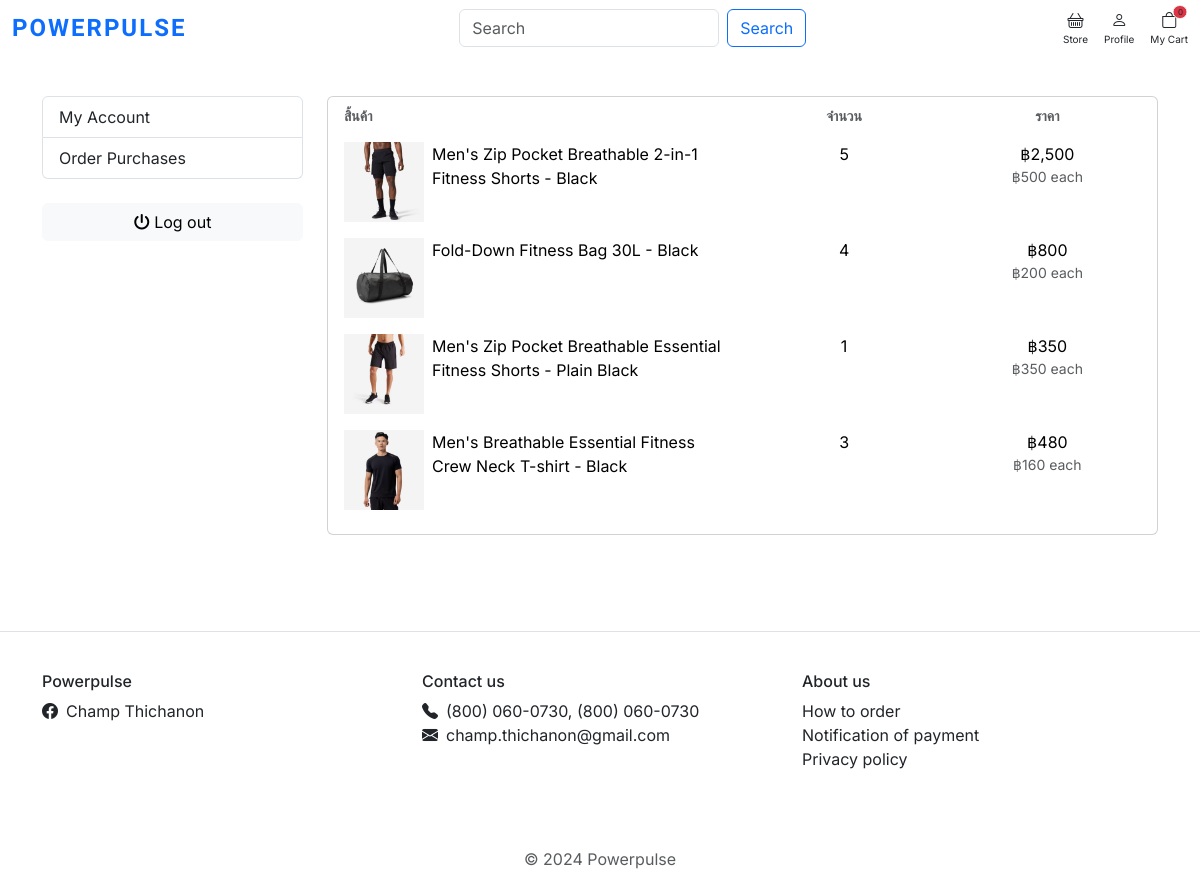
Screenshot of /order_history/order_detail/1 (signed in) with the database file from the repository.
### order/models.py (models this page shows)
class OrderDetail(models.Model):
    order = models.ForeignKey(Order, on_delete=models.CASCADE)
    product = models.ForeignKey(Product, on_delete=models.CASCADE)
    quantity = models.PositiveIntegerField(default=1)
    price = models.DecimalField(max_digits=10, decimal_places=2)
    created_at = models.DateTimeField(auto_now_add=True)
    def sub_total(self):
        return self.product.price * self.quantity

### store/models.py (models this page shows, shortened)
class Product(models.Model):
    product_name = models.CharField(max_length=100)
    slug = models.SlugField(max_length=100)
    description = models.TextField(max_length=200)
    price = models.IntegerField()
    images = models.ImageField(upload_to="photos/products")
    stock = models.IntegerField()
    is_available = models.BooleanField(default=True)
    is_trending = models.BooleanField(default=False)
    category = models.ForeignKey(Category, on_delete=models.CASCADE)
    created_date = models.DateTimeField(auto_now_add=True)
    updated_date = models.DateTimeField(auto_now=True)

### order/views.py (the view)
@login_required(login_url="/login")
def order_detail(request, order_id):
    order = Order.objects.get(pk=order_id)
    if order.user == request.user:
        order_products = OrderDetail.objects.filter(order=order)
        context = {
            "order": order,
            "order_products": order_products,
        }
        return render(request, "profiles/order_detail.html", context)
    else:
        return redirect("/order_history")

### carts/context_processors.py (called while the page is built)
def counter(request):
    cart_count = 0
    if "admin" in request.path:
        return {}
    else:
        try:
            cart = Cart.objects.filter(cart_id=_cart_id(request))
            cart_items = CartItem.objects.all().filter(cart=cart[:1])
            for cart_item in cart_items:
                cart_count += cart_item.quantity
        except Cart.DoesNotExist:
            cart_count = 0
    return dict(cart_count=cart_count)

### carts/views.py (called while the page is built)
def _cart_id(request):
    cart = (
        request.session.session_key
    )  # Get the session key from the user's session data
    if not cart:  # Checks if a session key does not exist.
        cart = request.session.create()  # Create a new session
    return cart

### category/context_processors.py (called while the page is built)
def menu_links(request):
    links = Category.objects.all()
    return dict(links=links)

### templates/profiles/order_detail.html (shortened to what this page needs)
{% extends 'profiles/profile_layout.html' %}
{% load humanize %}
{% load static %}
{% block subcontent %}
<aside class="col-md-9">
    <div class="card px-2">
        <table class="table table-borderless table-shopping-cart">
            <thead class="text-muted">
                <tr class="small text-uppercase">
                    <th scope="col" class="rounded text-muted">สิ้นค้า</th>
                    <th scope="col" style="width:120px; " class="text-muted text-center">จำนวน</th>
                    <th scope="col" style="width:120px; " class="text-muted text-center">ราคา</th>
                </tr>
            </thead>
            {% for order_product in order_products %}
            <tbody>
                <tr>
                    <td class="col-6">
                        <figure class="itemside d-flex  m-0">
                            <div class="aside me-2"><img src="{{order_product.product.images.url}}" class="img-sm"
                                    width="80" height="80"></div>
                            <figcaption class="info ">
                                <a href="#" class="title nav-link">{{order_product.product.product_name}}</a>
                            </figcaption>
                        </figure>
                    </td>
                    <td class="col text-center">
                        <span>{{order_product.quantity}}</span>
                    </td>
                    <td class="col">
                        <div class="price-wrap text-center d-flex flex-column">
                            <var class="price fst-normal">&#3647;{{order_product.sub_total | intcomma}}</var>
                            <small class="text-muted">&#3647;{{order_product.product.price | intcomma}} each</small>
                        </div>
                    </td>
                </tr>
            </tbody>
            {% endfor %}
        </table>
    </div>
</aside>
{%endblock%}

### static/css/base.css (style rules this page uses)
html,body { margin: 0; }

### static/css/text.css (style rules this page uses)
body { font-family: "Inter", sans-serif; }

### rows the page displays
OrderDetail: product.images (picture), product.product_name "Men's Zip Pocket Breathable 2-in-1 Fitness Shorts - Black", quantity "5", sub_total "2,500", product.price "500"
OrderDetail: product.images (picture), product.product_name "Fold-Down Fitness Bag 30L - Black", quantity "4", sub_total "800", product.price "200"
OrderDetail: product.images (picture), product.product_name "Men's Zip Pocket Breathable Essential Fitness Shorts - Plain Black", quantity "1", sub_total "350", product.price "350"
OrderDetail: product.images (picture), product.product_name "Men's Breathable Essential Fitness Crew Neck T-shirt - Black", quantity "3", sub_total "480", product.price "160"

### other values shown
{{ cart_count }} "0"
